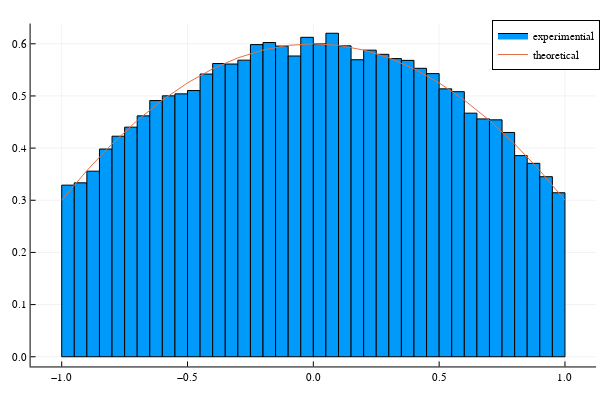

The cell this chart's notebook holds for it:
### Code cell
N = 10^5
P(x) = -1 ≤ x ≤ 1 ? 3*(1-x^2/2)/5 : 0
Ys,ntry = reject_method(P,cos,u->asin(2u-1),N=N)

histogram(Ys,normalize=:pdf,label="experimential")
xs = -1:0.1:1
plot!(P,xs,label="theoretical")

### Figure 1 — Plotly figure (JSON) as saved in the notebook; plotly's stock layout.template omitted (floating-point values rounded to 4 significant figures)
{"data": [{"fill": "tozeroy", "fillcolor": "rgba(0, 154, 250, 1.000)", "legendgroup": "experimential", "line": {"color": "rgba(0, 0, 0, 1)", "dash": "solid", "width": 1}, "mode": "lines", "name": "experimential", "showlegend": true, "type": "scatter", "x": [-1, -1, -0.95, -0.95, -1, -1], "xaxis": "x", "y": [0.329, 0, 0, 0.329, 0.329, 0.329], "yaxis": "y"}, {"fill": "tozeroy", "fillcolor": "rgba(0, 154, 250, 1.000)", "legendgroup": "experimential", "line": {"color": "rgba(0, 0, 0, 1)", "dash": "solid", "width": 1}, "mode": "lines", "name": "experimential", "showlegend": false, "type": "scatter", "x": [-0.95, -0.95, -0.9, -0.9, -0.95, -0.95], "xaxis": "x", "y": [0.3334, 0, 0, 0.3334, 0.3334, 0.3334], "yaxis": "y"}, {"fill": "tozeroy", "fillcolor": "rgba(0, 154, 250, 1.000)", "legendgroup": "experimential", "line": {"color": "rgba(0, 0, 0, 1)", "dash": "solid", "width": 1}, "mode": "lines", "name": "experimential", "showlegend": false, "type": "scatter", "x": [-0.9, -0.9, -0.85, -0.85, -0.9, -0.9], "xaxis": "x", "y": [0.3558, 0, 0, 0.3558, 0.3558, 0.3558], "yaxis": "y"}, {"fill": "tozeroy", "fillcolor": "rgba(0, 154, 250, 1.000)", "legendgroup": "experimential", "line": {"color": "rgba(0, 0, 0, 1)", "dash": "solid", "width": 1}, "mode": "lines", "name": "experimential", "showlegend": false, "type": "scatter", "x": [-0.85, -0.85, -0.8, -0.8, -0.85, -0.85], "xaxis": "x", "y": [0.3982, 0, 0, 0.3982, 0.3982, 0.3982], "yaxis": "y"}, {"fill": "tozeroy", "fillcolor": "rgba(0, 154, 250, 1.000)", "legendgroup": "experimential", "line": {"color": "rgba(0, 0, 0, 1)", "dash": "solid", "width": 1}, "mode": "lines", "name": "experimential", "showlegend": false, "type": "scatter", "x": [-0.8, -0.8, -0.75, -0.75, -0.8, -0.8], "xaxis": "x", "y": [0.4228, 0, 0, 0.4228, 0.4228, 0.4228], "yaxis": "y"}, {"fill": "tozeroy", "fillcolor": "rgba(0, 154, 250, 1.000)", "legendgroup": "experimential", "line": {"color": "rgba(0, 0, 0, 1)", "dash": "solid", "width": 1}, "mode": "lines", "name": "experimential", "showlegend": false, "type": "scatter", "x": [-0.75, -0.75, -0.7, -0.7, -0.75, -0.75], "xaxis": "x", "y": [0.4402, 0, 0, 0.4402, 0.4402, 0.4402], "yaxis": "y"}, {"fill": "tozeroy", "fillcolor": "rgba(0, 154, 250, 1.000)", "legendgroup": "experimential", "line": {"color": "rgba(0, 0, 0, 1)", "dash": "solid", "width": 1}, "mode": "lines", "name": "experimential", "showlegend": false, "type": "scatter", "x": [-0.7, -0.7, -0.65, -0.65, -0.7, -0.7], "xaxis": "x", "y": [0.4618, 0, 0, 0.4618, 0.4618, 0.4618], "yaxis": "y"}, {"fill": "tozeroy", "fillcolor": "rgba(0, 154, 250, 1.000)", "legendgroup": "experimential", "line": {"color": "rgba(0, 0, 0, 1)", "dash": "solid", "width": 1}, "mode": "lines", "name": "experimential", "showlegend": false, "type": "scatter", "x": [-0.65, -0.65, -0.6, -0.6, -0.65, -0.65], "xaxis": "x", "y": [0.4912, 0, 0, 0.4912, 0.4912, 0.4912], "yaxis": "y"}, {"fill": "tozeroy", "fillcolor": "rgba(0, 154, 250, 1.000)", "legendgroup": "experimential", "line": {"color": "rgba(0, 0, 0, 1)", "dash": "solid", "width": 1}, "mode": "lines", "name": "experimential", "showlegend": false, "type": "scatter", "x": [-0.6, -0.6, -0.55, -0.55, -0.6, -0.6], "xaxis": "x", "y": [0.5002, 0, 0, 0.5002, 0.5002, 0.5002], "yaxis": "y"}, {"fill": "tozeroy", "fillcolor": "rgba(0, 154, 250, 1.000)", "legendgroup": "experimential", "line": {"color": "rgba(0, 0, 0, 1)", "dash": "solid", "width": 1}, "mode": "lines", "name": "experimential", "showlegend": false, "type": "scatter", "x": [-0.55, -0.55, -0.5, -0.5, -0.55, -0.55], "xaxis": "x", "y": [0.504, 0, 0, 0.504, 0.504, 0.504], "yaxis": "y"}, {"fill": "tozeroy", "fillcolor": "rgba(0, 154, 250, 1.000)", "legendgroup": "experimential", "line": {"color": "rgba(0, 0, 0, 1)", "dash": "solid", "width": 1}, "mode": "lines", "name": "experimential", "showlegend": false, "type": "scatter", "x": [-0.5, -0.5, -0.45, -0.45, -0.5, -0.5], "xaxis": "x", "y": [0.5104, 0, 0, 0.5104, 0.5104, 0.5104], "yaxis": "y"}, {"fill": "tozeroy", "fillcolor": "rgba(0, 154, 250, 1.000)", "legendgroup": "experimential", "line": {"color": "rgba(0, 0, 0, 1)", "dash": "solid", "width": 1}, "mode": "lines", "name": "experimential", "showlegend": false, "type": "scatter", "x": [-0.45, -0.45, -0.4, -0.4, -0.45, -0.45], "xaxis": "x", "y": [0.542, 0, 0, 0.542, 0.542, 0.542], "yaxis": "y"}, {"fill": "tozeroy", "fillcolor": "rgba(0, 154, 250, 1.000)", "legendgroup": "experimential", "line": {"color": "rgba(0, 0, 0, 1)", "dash": "solid", "width": 1}, "mode": "lines", "name": "experimential", "showlegend": false, "type": "scatter", "x": [-0.4, -0.4, -0.35, -0.35, -0.4, -0.4], "xaxis": "x", "y": [0.5622, 0, 0, 0.5622, 0.5622, 0.5622], "yaxis": "y"}, {"fill": "tozeroy", "fillcolor": "rgba(0, 154, 250, 1.000)", "legendgroup": "experimential", "line": {"color": "rgba(0, 0, 0, 1)", "dash": "solid", "width": 1}, "mode": "lines", "name": "experimential", "showlegend": false, "type": "scatter", "x": [-0.35, -0.35, -0.3, -0.3, -0.35, -0.35], "xaxis": "x", "y": [0.5612, 0, 0, 0.5612, 0.5612, 0.5612], "yaxis": "y"}, {"fill": "tozeroy", "fillcolor": "rgba(0, 154, 250, 1.000)", "legendgroup": "experimential", "line": {"color": "rgba(0, 0, 0, 1)", "dash": "solid", "width": 1}, "mode": "lines", "name": "experimential", "showlegend": false, "type": "scatter", "x": [-0.3, -0.3, -0.25, -0.25, -0.3, -0.3], "xaxis": "x", "y": [0.5686, 0, 0, 0.5686, 0.5686, 0.5686], "yaxis": "y"}, {"fill": "tozeroy", "fillcolor": "rgba(0, 154, 250, 1.000)", "legendgroup": "experimential", "line": {"color": "rgba(0, 0, 0, 1)", "dash": "solid", "width": 1}, "mode": "lines", "name": "experimential", "showlegend": false, "type": "scatter", "x": [-0.25, -0.25, -0.2, -0.2, -0.25, -0.25], "xaxis": "x", "y": [0.5984, 0, 0, 0.5984, 0.5984, 0.5984], "yaxis": "y"}, {"fill": "tozeroy", "fillcolor": "rgba(0, 154, 250, 1.000)", "legendgroup": "experimential", "line": {"color": "rgba(0, 0, 0, 1)", "dash": "solid", "width": 1}, "mode": "lines", "name": "experimential", "showlegend": false, "type": "scatter", "x": [-0.2, -0.2, -0.15, -0.15, -0.2, -0.2], "xaxis": "x", "y": [0.6024, 0, 0, 0.6024, 0.6024, 0.6024], "yaxis": "y"}, {"fill": "tozeroy", "fillcolor": "rgba(0, 154, 250, 1.000)", "legendgroup": "experimential", "line": {"color": "rgba(0, 0, 0, 1)", "dash": "solid", "width": 1}, "mode": "lines", "name": "experimential", "showlegend": false, "type": "scatter", "x": [-0.15, -0.15, -0.1, -0.1, -0.15, -0.15], "xaxis": "x", "y": [0.5956, 0, 0, 0.5956, 0.5956, 0.5956], "yaxis": "y"}, {"fill": "tozeroy", "fillcolor": "rgba(0, 154, 250, 1.000)", "legendgroup": "experimential", "line": {"color": "rgba(0, 0, 0, 1)", "dash": "solid", "width": 1}, "mode": "lines", "name": "experimential", "showlegend": false, "type": "scatter", "x": [-0.1, -0.1, -0.05, -0.05, -0.1, -0.1], "xaxis": "x", "y": [0.5766, 0, 0, 0.5766, 0.5766, 0.5766], "yaxis": "y"}, {"fill": "tozeroy", "fillcolor": "rgba(0, 154, 250, 1.000)", "legendgroup": "experimential", "line": {"color": "rgba(0, 0, 0, 1)", "dash": "solid", "width": 1}, "mode": "lines", "name": "experimential", "showlegend": false, "type": "scatter", "x": [-0.05, -0.05, -5.551e-17, -5.551e-17, -0.05, -0.05], "xaxis": "x", "y": [0.6124, 0, 0, 0.6124, 0.6124, 0.6124], "yaxis": "y"}, {"fill": "tozeroy", "fillcolor": "rgba(0, 154, 250, 1.000)", "legendgroup": "experimential", "line": {"color": "rgba(0, 0, 0, 1)", "dash": "solid", "width": 1}, "mode": "lines", "name": "experimential", "showlegend": false, "type": "scatter", "x": [-5.551e-17, -5.551e-17, 0.05, 0.05, -5.551e-17, -5.551e-17], "xaxis": "x", "y": [0.5998, 0, 0, 0.5998, 0.5998, 0.5998], "yaxis": "y"}, {"fill": "tozeroy", "fillcolor": "rgba(0, 154, 250, 1.000)", "legendgroup": "experimential", "line": {"color": "rgba(0, 0, 0, 1)", "dash": "solid", "width": 1}, "mode": "lines", "name": "experimential", "showlegend": false, "type": "scatter", "x": [0.05, 0.05, 0.1, 0.1, 0.05, 0.05], "xaxis": "x", "y": [0.6202, 0, 0, 0.6202, 0.6202, 0.6202], "yaxis": "y"}, {"fill": "tozeroy", "fillcolor": "rgba(0, 154, 250, 1.000)", "legendgroup": "experimential", "line": {"color": "rgba(0, 0, 0, 1)", "dash": "solid", "width": 1}, "mode": "lines", "name": "experimential", "showlegend": false, "type": "scatter", "x": [0.1, 0.1, 0.15, 0.15, 0.1, 0.1], "xaxis": "x", "y": [0.596, 0, 0, 0.596, 0.596, 0.596], "yaxis": "y"}, {"fill": "tozeroy", "fillcolor": "rgba(0, 154, 250, 1.000)", "legendgroup": "experimential", "line": {"color": "rgba(0, 0, 0, 1)", "dash": "solid", "width": 1}, "mode": "lines", "name": "experimential", "showlegend": false, "type": "scatter", "x": [0.15, 0.15, 0.2, 0.2, 0.15, 0.15], "xaxis": "x", "y": [0.5694, 0, 0, 0.5694, 0.5694, 0.5694], "yaxis": "y"}, {"fill": "tozeroy", "fillcolor": "rgba(0, 154, 250, 1.000)", "legendgroup": "experimential", "line": {"color": "rgba(0, 0, 0, 1)", "dash": "solid", "width": 1}, "mode": "lines", "name": "experimential", "showlegend": false, "type": "scatter", "x": [0.2, 0.2, 0.25, 0.25, 0.2, 0.2], "xaxis": "x", "y": [0.5878, 0, 0, 0.5878, 0.5878, 0.5878], "yaxis": "y"}, {"fill": "tozeroy", "fillcolor": "rgba(0, 154, 250, 1.000)", "legendgroup": "experimential", "line": {"color": "rgba(0, 0, 0, 1)", "dash": "solid", "width": 1}, "mode": "lines", "name": "experimential", "showlegend": false, "type": "scatter", "x": [0.25, 0.25, 0.3, 0.3, 0.25, 0.25], "xaxis": "x", "y": [0.5798, 0, 0, 0.5798, 0.5798, 0.5798], "yaxis": "y"}, {"fill": "tozeroy", "fillcolor": "rgba(0, 154, 250, 1.000)", "legendgroup": "experimential", "line": {"color": "rgba(0, 0, 0, 1)", "dash": "solid", "width": 1}, "mode": "lines", "name": "experimential", "showlegend": false, "type": "scatter", "x": [0.3, 0.3, 0.35, 0.35, 0.3, 0.3], "xaxis": "x", "y": [0.5716, 0, 0, 0.5716, 0.5716, 0.5716], "yaxis": "y"}, {"fill": "tozeroy", "fillcolor": "rgba(0, 154, 250, 1.000)", "legendgroup": "experimential", "line": {"color": "rgba(0, 0, 0, 1)", "dash": "solid", "width": 1}, "mode": "lines", "name": "experimential", "showlegend": false, "type": "scatter", "x": [0.35, 0.35, 0.4, 0.4, 0.35, 0.35], "xaxis": "x", "y": [0.5682, 0, 0, 0.5682, 0.5682, 0.5682], "yaxis": "y"}, {"fill": "tozeroy", "fillcolor": "rgba(0, 154, 250, 1.000)", "legendgroup": "experimential", "line": {"color": "rgba(0, 0, 0, 1)", "dash": "solid", "width": 1}, "mode": "lines", "name": "experimential", "showlegend": false, "type": "scatter", "x": [0.4, 0.4, 0.45, 0.45, 0.4, 0.4], "xaxis": "x", "y": [0.553, 0, 0, 0.553, 0.553, 0.553], "yaxis": "y"}, {"fill": "tozeroy", "fillcolor": "rgba(0, 154, 250, 1.000)", "legendgroup": "experimential", "line": {"color": "rgba(0, 0, 0, 1)", "dash": "solid", "width": 1}, "mode": "lines", "name": "experimential", "showlegend": false, "type": "scatter", "x": [0.45, 0.45, 0.5, 0.5, 0.45, 0.45], "xaxis": "x", "y": [0.5428, 0, 0, 0.5428, 0.5428, 0.5428], "yaxis": "y"}, {"fill": "tozeroy", "fillcolor": "rgba(0, 154, 250, 1.000)", "legendgroup": "experimential", "line": {"color": "rgba(0, 0, 0, 1)", "dash": "solid", "width": 1}, "mode": "lines", "name": "experimential", "showlegend": false, "type": "scatter", "x": [0.5, 0.5, 0.55, 0.55, 0.5, 0.5], "xaxis": "x", "y": [0.5136, 0, 0, 0.5136, 0.5136, 0.5136], "yaxis": "y"}, {"fill": "tozeroy", "fillcolor": "rgba(0, 154, 250, 1.000)", "legendgroup": "experimential", "line": {"color": "rgba(0, 0, 0, 1)", "dash": "solid", "width": 1}, "mode": "lines", "name": "experimential", "showlegend": false, "type": "scatter", "x": [0.55, 0.55, 0.6, 0.6, 0.55, 0.55], "xaxis": "x", "y": [0.5082, 0, 0, 0.5082, 0.5082, 0.5082], "yaxis": "y"}, {"fill": "tozeroy", "fillcolor": "rgba(0, 154, 250, 1.000)", "legendgroup": "experimential", "line": {"color": "rgba(0, 0, 0, 1)", "dash": "solid", "width": 1}, "mode": "lines", "name": "experimential", "showlegend": false, "type": "scatter", "x": [0.6, 0.6, 0.65, 0.65, 0.6, 0.6], "xaxis": "x", "y": [0.467, 0, 0, 0.467, 0.467, 0.467], "yaxis": "y"}, {"fill": "tozeroy", "fillcolor": "rgba(0, 154, 250, 1.000)", "legendgroup": "experimential", "line": {"color": "rgba(0, 0, 0, 1)", "dash": "solid", "width": 1}, "mode": "lines", "name": "experimential", "showlegend": false, "type": "scatter", "x": [0.65, 0.65, 0.7, 0.7, 0.65, 0.65], "xaxis": "x", "y": [0.456, 0, 0, 0.456, 0.456, 0.456], "yaxis": "y"}, {"fill": "tozeroy", "fillcolor": "rgba(0, 154, 250, 1.000)", "legendgroup": "experimential", "line": {"color": "rgba(0, 0, 0, 1)", "dash": "solid", "width": 1}, "mode": "lines", "name": "experimential", "showlegend": false, "type": "scatter", "x": [0.7, 0.7, 0.75, 0.75, 0.7, 0.7], "xaxis": "x", "y": [0.4542, 0, 0, 0.4542, 0.4542, 0.4542], "yaxis": "y"}, {"fill": "tozeroy", "fillcolor": "rgba(0, 154, 250, 1.000)", "legendgroup": "experimential", "line": {"color": "rgba(0, 0, 0, 1)", "dash": "solid", "width": 1}, "mode": "lines", "name": "experimential", "showlegend": false, "type": "scatter", "x": [0.75, 0.75, 0.8, 0.8, 0.75, 0.75], "xaxis": "x", "y": [0.43, 0, 0, 0.43, 0.43, 0.43], "yaxis": "y"}, {"fill": "tozeroy", "fillcolor": "rgba(0, 154, 250, 1.000)", "legendgroup": "experimential", "line": {"color": "rgba(0, 0, 0, 1)", "dash": "solid", "width": 1}, "mode": "lines", "name": "experimential", "showlegend": false, "type": "scatter", "x": [0.8, 0.8, 0.85, 0.85, 0.8, 0.8], "xaxis": "x", "y": [0.3856, 0, 0, 0.3856, 0.3856, 0.3856], "yaxis": "y"}, {"fill": "tozeroy", "fillcolor": "rgba(0, 154, 250, 1.000)", "legendgroup": "experimential", "line": {"color": "rgba(0, 0, 0, 1)", "dash": "solid", "width": 1}, "mode": "lines", "name": "experimential", "showlegend": false, "type": "scatter", "x": [0.85, 0.85, 0.9, 0.9, 0.85, 0.85], "xaxis": "x", "y": [0.3708, 0, 0, 0.3708, 0.3708, 0.3708], "yaxis": "y"}, {"fill": "tozeroy", "fillcolor": "rgba(0, 154, 250, 1.000)", "legendgroup": "experimential", "line": {"color": "rgba(0, 0, 0, 1)", "dash": "solid", "width": 1}, "mode": "lines", "name": "experimential", "showlegend": false, "type": "scatter", "x": [0.9, 0.9, 0.95, 0.95, 0.9, 0.9], "xaxis": "x", "y": [0.3452, 0, 0, 0.3452, 0.3452, 0.3452], "yaxis": "y"}, {"fill": "tozeroy", "fillcolor": "rgba(0, 154, 250, 1.000)", "legendgroup": "experimential", "line": {"color": "rgba(0, 0, 0, 1)", "dash": "solid", "width": 1}, "mode": "lines", "name": "experimential", "showlegend": false, "type": "scatter", "x": [0.95, 0.95, 1.0, 1.0, 0.95, 0.95], "xaxis": "x", "y": [0.3144, 0, 0, 0.3144, 0.3144, 0.3144], "yaxis": "y"}, {"colorbar": {"len": 0.9525, "title": {"text": ""}, "x": 0.9934, "y": 0.5139}, "legendgroup": "experimential", "marker": {"color": "rgba(0, 154, 250, 0.000)", "line": {"color": "rgba(0, 0, 0, 0)", "width": 1}, "size": 0, "symbol": "circle"}, "mode": "markers", "name": "experimential", "showlegend": false, "type": "scatter", "x": [-0.975, -0.925, -0.875, -0.825, -0.775, -0.725, -0.675, -0.625, -0.575, -0.525, -0.475, -0.425, -0.375, -0.325, -0.275, -0.225, -0.175, -0.125, -0.075, -0.025, 0.025, 0.075, 0.125, 0.175, 0.225, 0.275, 0.325, 0.375, 0.425, 0.475, 0.525, 0.575, 0.625, 0.675, 0.725, 0.775, 0.825, 0.875, 0.925, 0.975], "xaxis": "x", "y": [0.329, 0.3334, 0.3558, 0.3982, 0.4228, 0.4402, 0.4618, 0.4912, 0.5002, 0.504, 0.5104, 0.542, 0.5622, 0.5612, 0.5686, 0.5984, 0.6024, 0.5956, 0.5766, 0.6124, 0.5998, 0.6202, 0.596, 0.5694, 0.5878, 0.5798, 0.5716, 0.5682, 0.553, 0.5428, 0.5136, 0.5082, 0.467, 0.456, 0.4542, 0.43, 0.3856, 0.3708, 0.3452, 0.3144], "yaxis": "y"}, {"colorbar": {"len": 0.9525, "title": {"text": ""}, "x": 0.9934, "y": 0.5139}, "legendgroup": "theoretical", "line": {"color": "rgba(227, 111, 71, 1.000)", "dash": "solid", "shape": "linear", "width": 1}, "mode": "lines", "name": "theoretical", "showlegend": true, "type": "scatter", "x": [-1, -0.9, -0.8, -0.7, -0.6, -0.5, -0.4, -0.3, -0.2, -0.1, 0, 0.1, 0.2, 0.3, 0.4, 0.5, 0.6, 0.7, 0.8, 0.9, 1], "xaxis": "x", "y": [0.3, 0.357, 0.408, 0.453, 0.492, 0.525, 0.552, 0.573, 0.588, 0.597, 0.6, 0.597, 0.588, 0.573, 0.552, 0.525, 0.492, 0.453, 0.408, 0.357, 0.3], "yaxis": "y"}], "layout": {"annotations": [], "height": 400, "legend": {"bgcolor": "rgba(255, 255, 255, 1.000)", "bordercolor": "rgba(0, 0, 0, 1)", "borderwidth": 1, "font": {"color": "rgba(0, 0, 0, 1)", "family": "sans-serif", "size": 11}, "title": {"font": {"color": "rgba(0, 0, 0, 1)", "family": "sans-serif", "size": 15}, "text": ""}, "tracegroupgap": 0, "traceorder": "normal", "x": 1, "xanchor": "auto", "y": 1, "yanchor": "auto"}, "margin": {"b": 20, "l": 0, "r": 0, "t": 20}, "paper_bgcolor": "rgba(255, 255, 255, 1.000)", "plot_bgcolor": "rgba(255, 255, 255, 1.000)", "showlegend": true, "width": 600, "xaxis": {"anchor": "y", "domain": [0.05101, 0.9934], "gridcolor": "rgba(0, 0, 0, 0.1)", "gridwidth": 0.5, "linecolor": "rgba(0, 0, 0, 1)", "mirror": false, "range": [-1.124, 1.124], "showgrid": true, "showline": true, "showticklabels": true, "tickangle": 0, "tickcolor": "rgb(0, 0, 0)", "tickfont": {"color": "rgba(0, 0, 0, 1)", "family": "sans-serif", "size": 11}, "tickmode": "array", "ticks": "inside", "ticktext": ["−1.0", "−0.5", "0.0", "0.5", "1.0"], "tickvals": [-1, -0.5, 0, 0.5, 1], "title": {"font": {"color": "rgba(0, 0, 0, 1)", "family": "sans-serif", "size": 15}, "text": ""}, "type": "linear", "visible": true, "zeroline": false, "zerolinecolor": "rgba(0, 0, 0, 1)"}, "yaxis": {"anchor": "x", "domain": [0.03762, 0.9902], "gridcolor": "rgba(0, 0, 0, 0.1)", "gridwidth": 0.5, "linecolor": "rgba(0, 0, 0, 1)", "mirror": false, "range": [-0.01861, 0.6388], "showgrid": true, "showline": true, "showticklabels": true, "tickangle": 0, "tickcolor": "rgb(0, 0, 0)", "tickfont": {"color": "rgba(0, 0, 0, 1)", "family": "sans-serif", "size": 11}, "tickmode": "array", "ticks": "inside", "ticktext": ["0.0", "0.1", "0.2", "0.3", "0.4", "0.5", "0.6"], "tickvals": [0, 0.1, 0.2, 0.3, 0.4, 0.5, 0.6], "title": {"font": {"color": "rgba(0, 0, 0, 1)", "family": "sans-serif", "size": 15}, "text": ""}, "type": "linear", "visible": true, "zeroline": false, "zerolinecolor": "rgba(0, 0, 0, 1)"}}}
